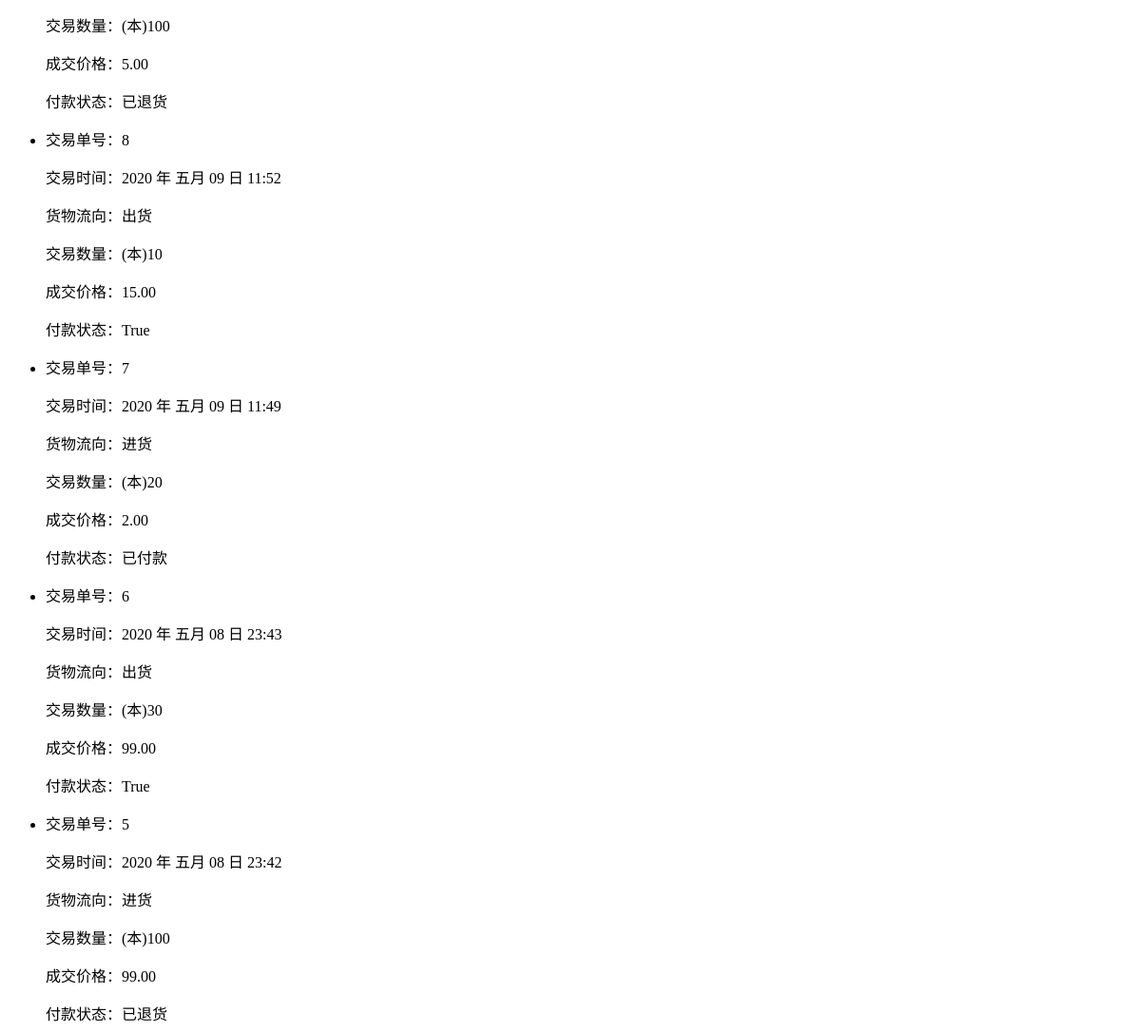
Page /bookstore/user/1/profile/ (signed in, middle part) on the earlier database version.
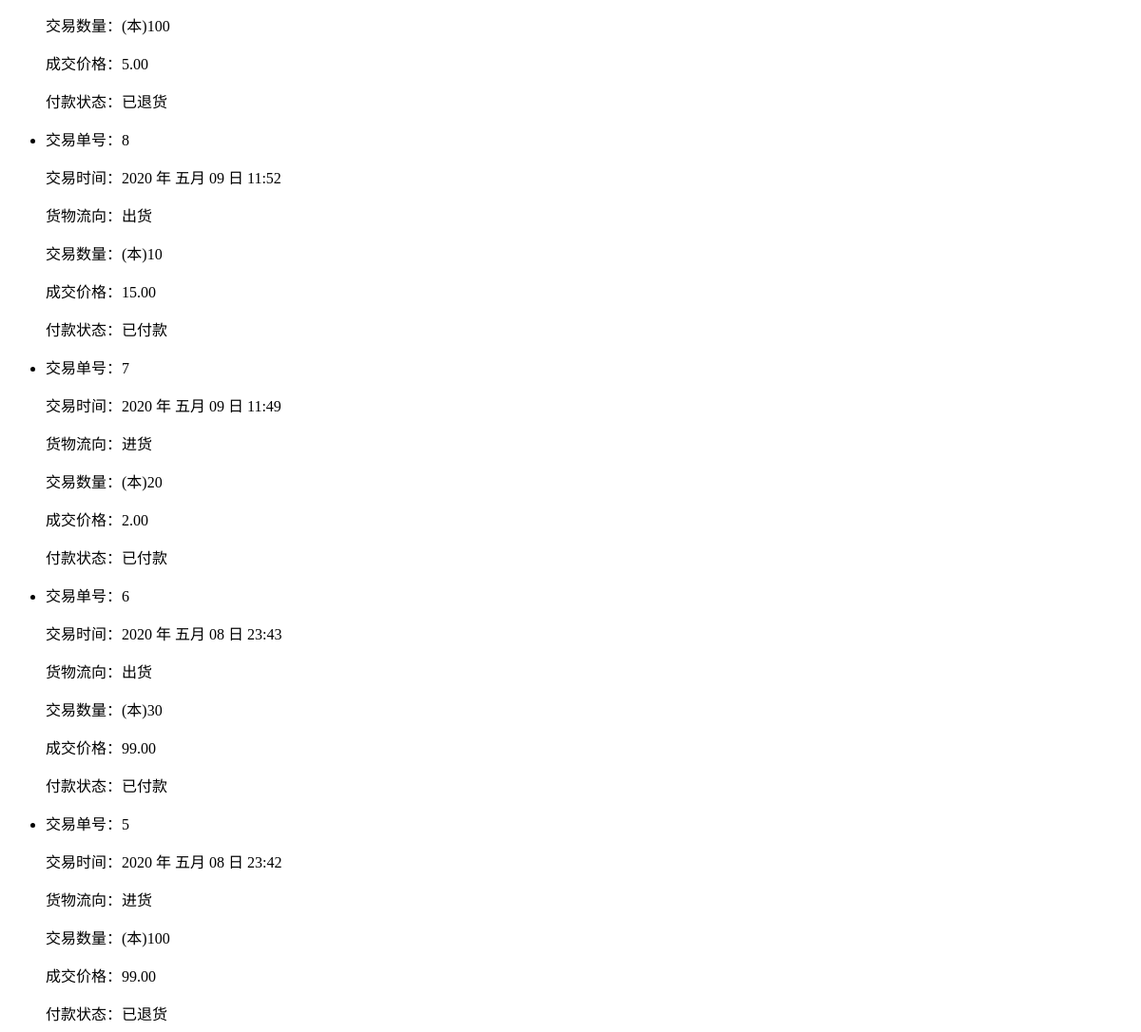
Same page on the later database version.
### bookstore/models.py (models this page shows, shortened)
class Transaction(models.Model):
    in_out = models.CharField(max_length=2, verbose_name='进货/出货', help_text='请输入“进货”或者“出货”', validators=
                              [vl.RegexValidator(regex=(r'^(?:进货|出货)$'), message='请确保输入“进货”或者“出货”之一！')])
    book = models.ForeignKey(Book, on_delete=models.DO_NOTHING, verbose_name='商品')
    ruler = models.ForeignKey(Admin, on_delete=models.DO_NOTHING, verbose_name='执行交易的管理员')
    cost = models.DecimalField(max_digits=5, decimal_places=2, verbose_name='成交金额')
    amount = models.PositiveIntegerField(verbose_name='成交数量',
                                         validators=[vl.MinValueValidator(1), vl.MaxValueValidator(9999)])
    time = models.DateTimeField(auto_now_add=True, verbose_name='成交时间')
    paid = models.CharField(max_length=3, verbose_name='未付款/已付款/已退货', help_text='请输入“未付款“、”已付款“、”已退货“之一',
                            validators=[vl.RegexValidator(regex=(r'^(?:未付款|已付款|已退货)$'),
                                                          message='请确保输入“未付款“、”已付款“、”已退货“之一！')])
    class Meta:
        verbose_name = '交易记录'
        verbose_name_plural = '交易记录'
        ordering = ['-time']

### bookstore/views.py (the view)
# urls.py: path('user/<int:uid>/profile/', views.profile, name='profile'),
@login_required
def profile(request, uid):
    admin = get_object_or_404(Admin, id=uid)
    responsible_transactions = Transaction.objects.filter(ruler=admin)
    return render(request, 'bookstore/profile.html', {'admin': admin, 'res_trans': responsible_transactions})

### bookstore/templates/bookstore/profile.html (shortened to what this page needs)
{% extends 'base.html' %}
{% block content %}
    <div class="body">
        <ul class="b1">
        {% for trans in res_trans %}
        <li>
        <p>交易单号：{{ trans.id }}</p>
        <p>交易时间：{{ trans.time|date:'Y 年 M d 日 H:i' }}</p>
        <p>货物流向：{{ trans.in_out }}</p>
        <p>交易数量：(本){{ trans.amount }}</p>
        <p>成交价格：{{ trans.cost }}</p>
        <p>付款状态：{{ trans.paid }}</p>
        </li>
        {% empty %}
        <li>
            没有了，没有此人负责的订单了！
        </li>
        {% endfor %}
        </ul>
    </div>
{% endblock %}

Differences in the rows shown:
changed Transaction "2020 年 五月 09 日 11:52": paid "True" → "已付款"
changed Transaction "2020 年 五月 08 日 23:43": paid "True" → "已付款"
